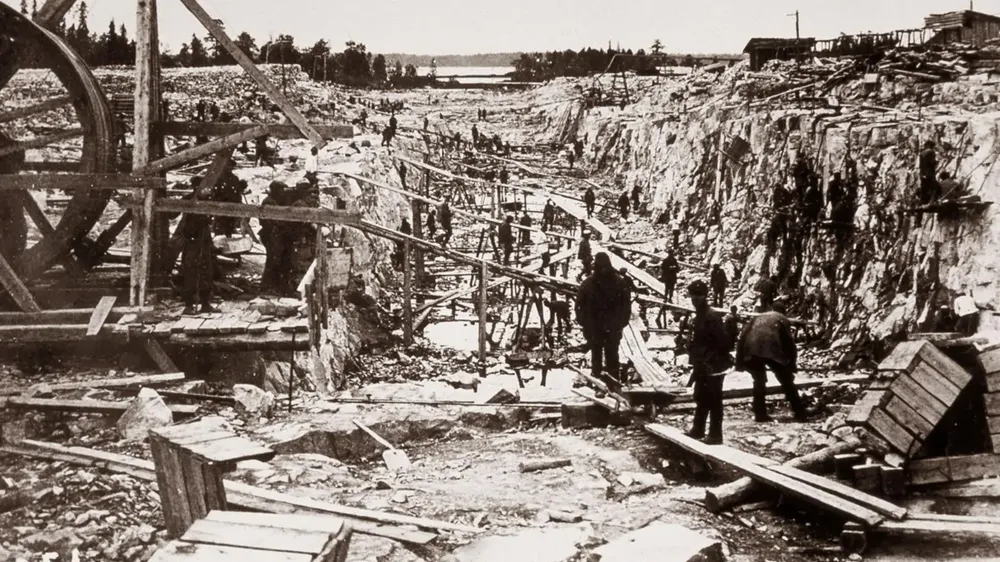
#> input picture test/1600x900_1596708739583_gulag.webp, 1000 x 562 px, shrunk from 1600 x 900 before the run; its folder holds only this picture in this run
$ python main.py
#> lines starting #> are read from the running program, lines starting #| are printed output that depends on the picture; after the words box and inside, x2 and y2 are one past the last pixel; in counts of white or black regions, pixels touching at a corner belong together
#> further down, input_image is the input picture: shape (562, 1000, 3); mean B, G, R 115, 122.9, 134.3
# Реализация поэлементных операций + линейное контрастирование
# Морфологическая обработка
import math

import cv2
import numpy as np
import os
import matplotlib.pyplot as plot


def add_constant(original_image, value: int):
#> called with value = 13
    image = original_image.copy()
    for x in range(1, image.shape[0] - 1):
        for y in range(1, image.shape[1] - 1):
            image[x, y] += value
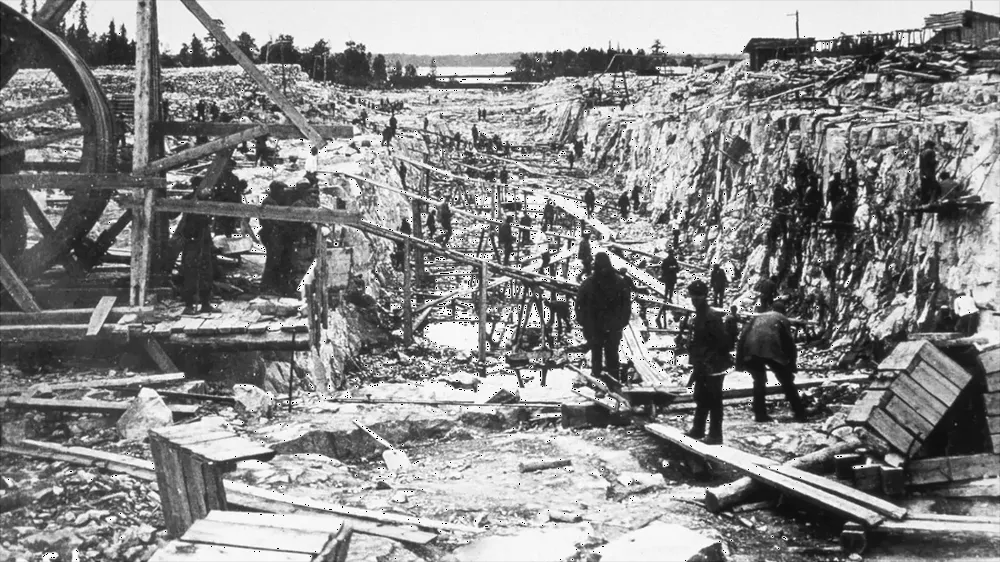
#> image: shape (562, 1000); min 0, max 255, mean 137.6
    print('Оригинал vs Изображение с добавлением константы=' + str(value))
    f, (ax1, ax2) = plot.subplots(1, 2, sharey=True, figsize=(10, 10))
    ax1.imshow(original_image)
    ax2.imshow(image)
    plot.show()
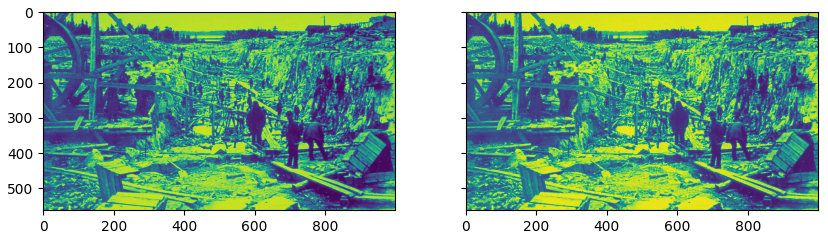
#> figure drawn by matplotlib, 2 panels


def do_negative(original_image):
    image = original_image.copy()
    for x in range(1, image.shape[0] - 1):
        for y in range(1, image.shape[1] - 1):
            image[x, y] = 255 - image[x, y]
    print('Оригинал vs Негатив')
    f, (ax1, ax2) = plot.subplots(1, 2, sharey=True, figsize=(10, 10))
    ax1.imshow(original_image)
    ax2.imshow(image)
    plot.show()


def multiply(original_image, value: float):
#> called with value = 1.2
    image = original_image.copy()
    for x in range(1, image.shape[0] - 1):
        for y in range(1, image.shape[1] - 1):
            image[x, y] = int(value * image[x, y])
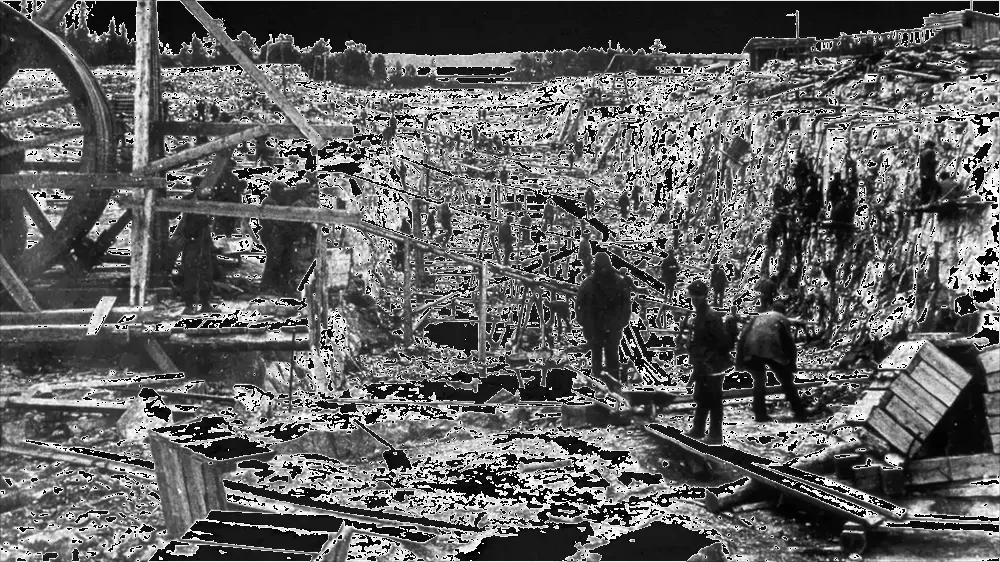
#> image: shape (562, 1000); min 0, max 255, mean 97.9
    print('Оригинал vs Изображение с умножением на константу=' + str(value))
    f, (ax1, ax2) = plot.subplots(1, 2, sharey=True, figsize=(10, 10))
    ax1.imshow(original_image)
    ax2.imshow(image)
    plot.show()
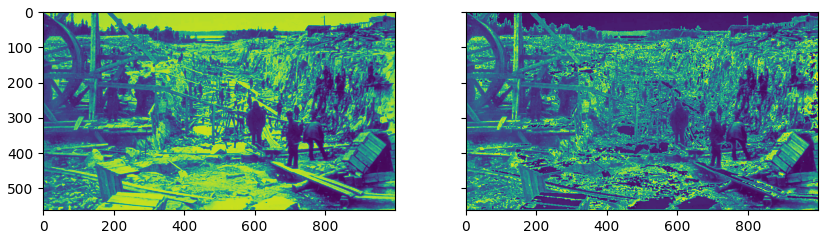
#> figure drawn by matplotlib, 2 panels


def pow(original_image, value: float):
#> called with value = 0.5
    image = original_image.copy()
    max_f = np.matrix(original_image).max()
#> max_f = 255
    for x in range(1, image.shape[0] - 1):
        for y in range(1, image.shape[1] - 1):
            image[x, y] = int(255 * (image[x, y] / max_f) ** value)
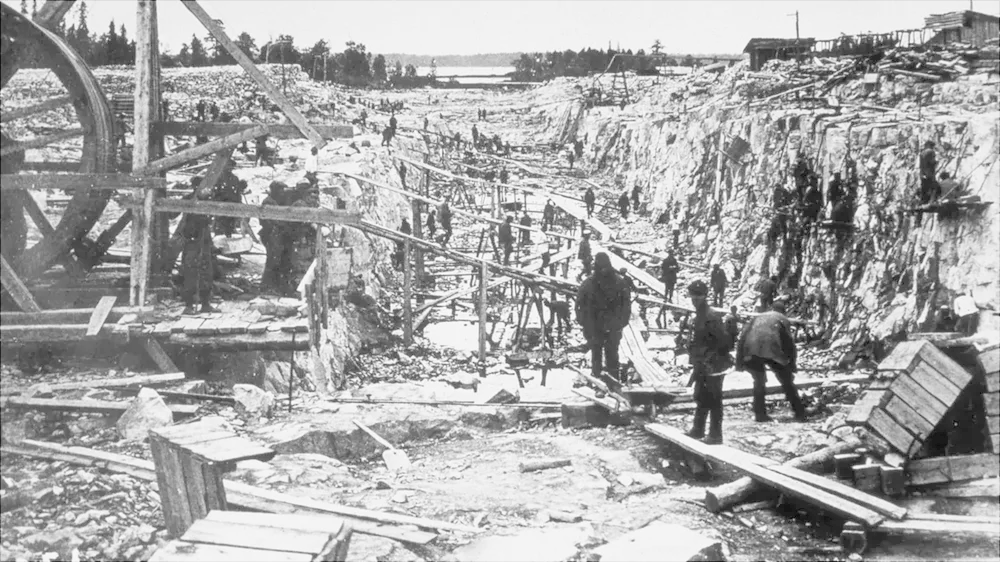
#> image: shape (562, 1000); min 0, max 255, mean 168.3
    print('Оригинал vs Изображение в степени=' + str(value))
    f, (ax1, ax2) = plot.subplots(1, 2, sharey=True, figsize=(10, 10))
    ax1.imshow(original_image)
    ax2.imshow(image)
    plot.show()


def log(original_image):
    image = original_image.copy()
    max_f = np.matrix(original_image).max()
#> max_f = 255
    for x in range(1, image.shape[0] - 1):
        for y in range(1, image.shape[1] - 1):
            image[x, y] = int(255 * (math.log(1 + image[x, y]) / math.log(1 + max_f)))
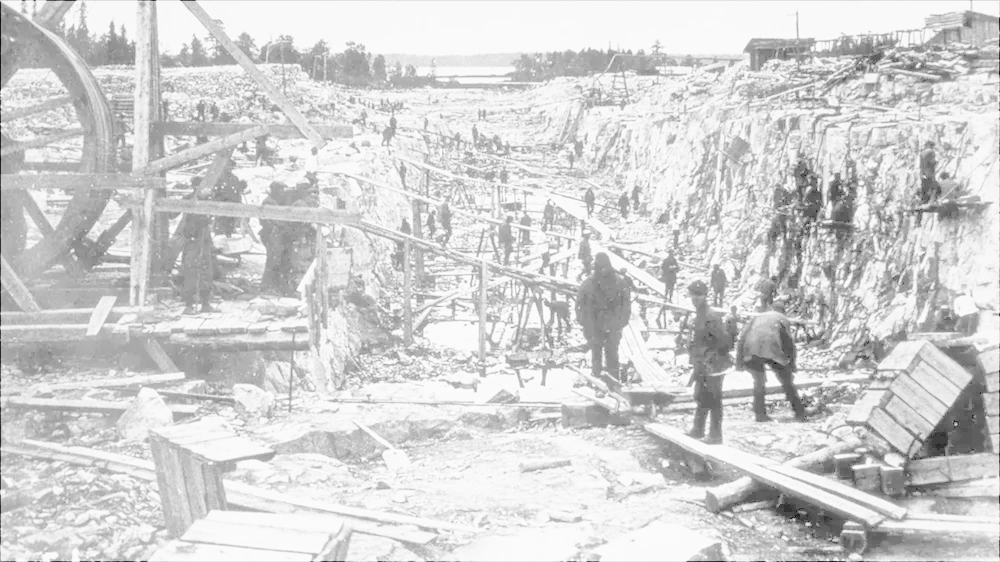
#> image: shape (562, 1000); min 0, max 255, mean 210.1
    print('Оригинал vs Логарифм')
    f, (ax1, ax2) = plot.subplots(1, 2, sharey=True, figsize=(10, 10))
    ax1.imshow(original_image)
    ax2.imshow(image)
    plot.show()


def linear_contr(original_image):
    image = original_image.copy()
    max_f = np.matrix(original_image).max()
#> max_f = 255
    min_f = np.matrix(original_image).min()
#> min_f = 0
    for x in range(1, image.shape[0] - 1):
        for y in range(1, image.shape[1] - 1):
            image[x, y] = int(255 / (max_f - min_f) * (image[x, y] - min_f))
    print('Оригинал vs Линейное контрастирование')
    f, (ax1, ax2) = plot.subplots(1, 2, sharey=True, figsize=(10, 10))
    ax1.imshow(original_image)
    ax2.imshow(image)
    plot.show()


def morphological_processing(original_image, structural_element: str):
    kernel = np.array([1, 1, 1])
    if structural_element == 'central':
        kernel = np.ones((3, 3), np.uint8)
    elif structural_element == 'vertical':
        kernel = np.array([[1], [1], [1]])
    eroded = original_image.copy()
    cv2.erode(src=eroded, kernel=kernel)
    dilateted = original_image.copy()
    cv2.dilate(src=dilateted, kernel=kernel)
    opened = original_image.copy()
    cv2.dilate(cv2.erode(src=opened, kernel=kernel), kernel=kernel)
    closed = original_image.copy()
    cv2.erode(cv2.dilate(src=closed, kernel=kernel), kernel=kernel)
    f, (ax1, ax2, ax3, ax4, ax5) = plot.subplots(1, 5, sharey=True, figsize=(20, 20))
    ax1.imshow(original_image)
    ax2.imshow(eroded)
    ax3.imshow(dilateted)
    ax4.imshow(opened)
    ax5.imshow(closed)
    plot.show()


# def dilation():
#
# def opening():
#
# def closing():

# Press the green button in the gutter to run the script.
if __name__ == '__main__':
    img_dir = 'test/'
    for root, dirs, files in os.walk(img_dir):
        for file in files:
            input_image = cv2.imread(img_dir + file)
            gray_image = cv2.cvtColor(input_image, cv2.COLOR_BGR2GRAY)
            add_constant(gray_image, 13)
            multiply(gray_image, 1.2)
            pow(gray_image, 0.5)
            log(gray_image)
            linear_contr(gray_image)
            (thresh, blackAndWhiteImage) = cv2.threshold(gray_image, 127, 255, cv2.THRESH_BINARY)
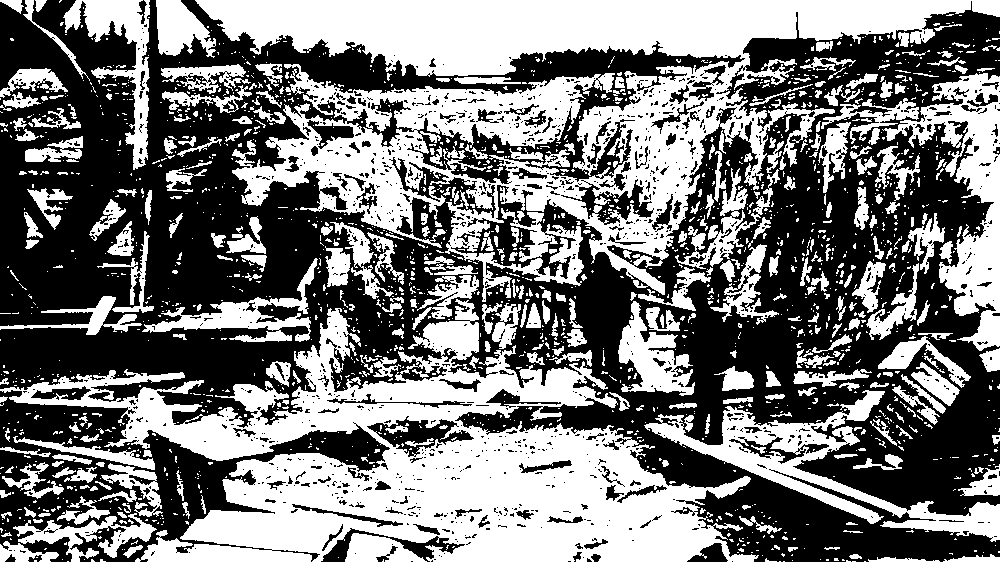
#> blackAndWhiteImage: shape (562, 1000); 47.1% white; 1856 white regions (1496 under 20 px), largest, box (x1, y1, x2, y2) and area: (195, 0, 1000, 302) 85664, (0, 299, 759, 562) 76872, (644, 390, 1000, 542) 10859
#> (the run stopped early here; a loop or call above may not have finished)

$ run again, on test/q_HQiVt45BA.jpg
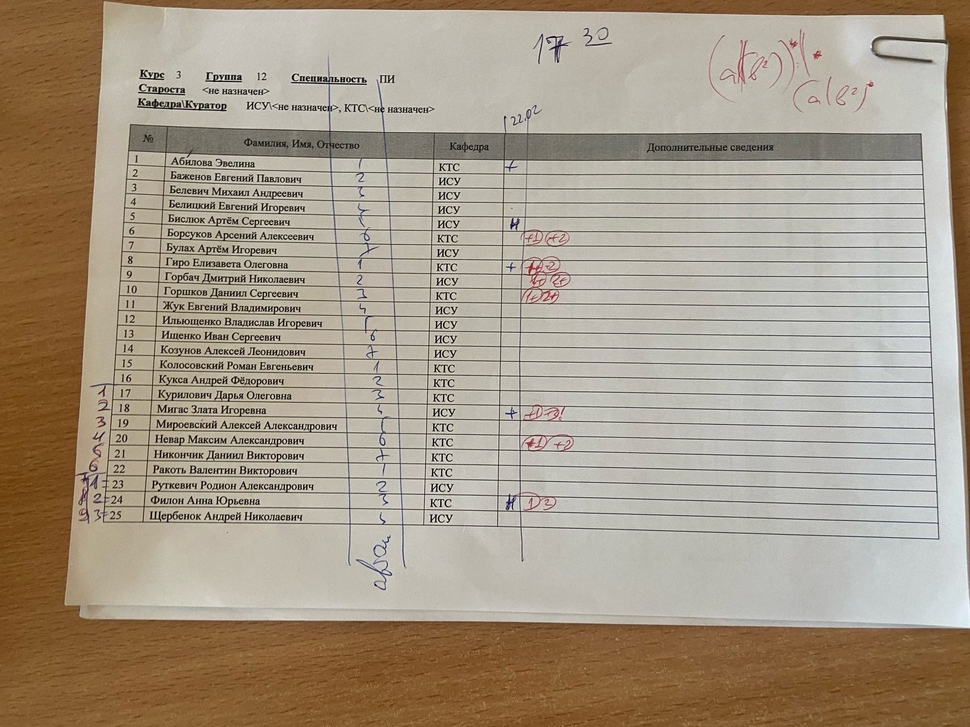
#> input picture test/q_HQiVt45BA.jpg, 970 x 727 px, shrunk from 1920 x 1440 before the run
#> input_image is the input picture: shape (727, 970, 3); mean B, G, R 136.2, 153.9, 166.7
#> in pow, `max_f = np.matrix(original_image).max()`: max_f = 254
#> after the loop in log, `for x in range(1, image.shape[0] - 1):`:
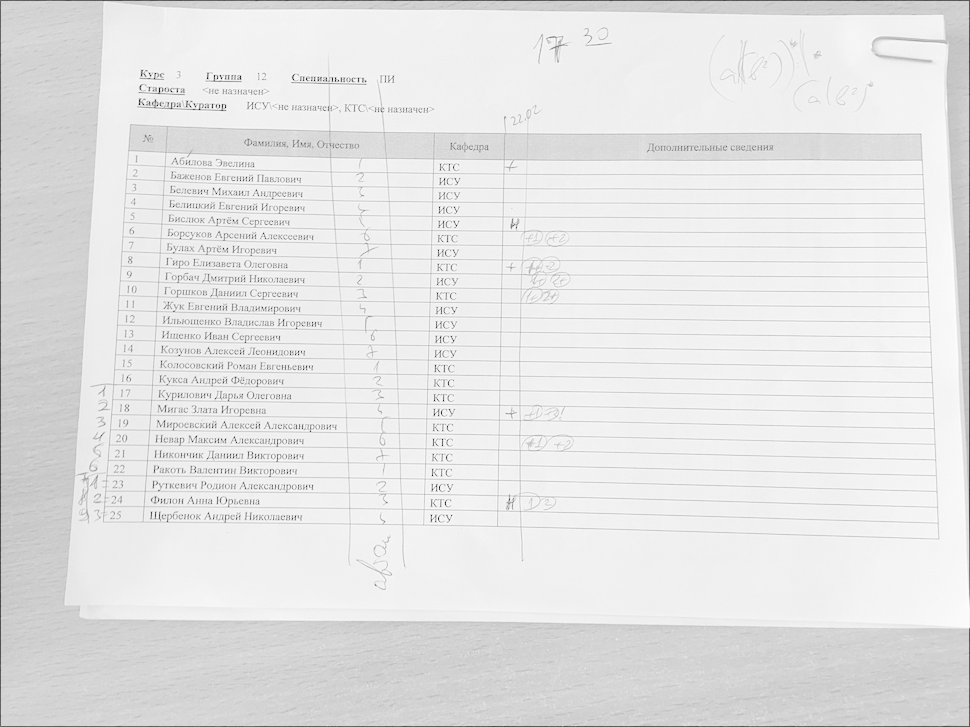
#> image: shape (727, 970); min 0, max 255, mean 228.9
#> min_f = 0
#> `(thresh, blackAndWhiteImage) = cv2.threshold(gray_image, 127, 255, cv2..`:
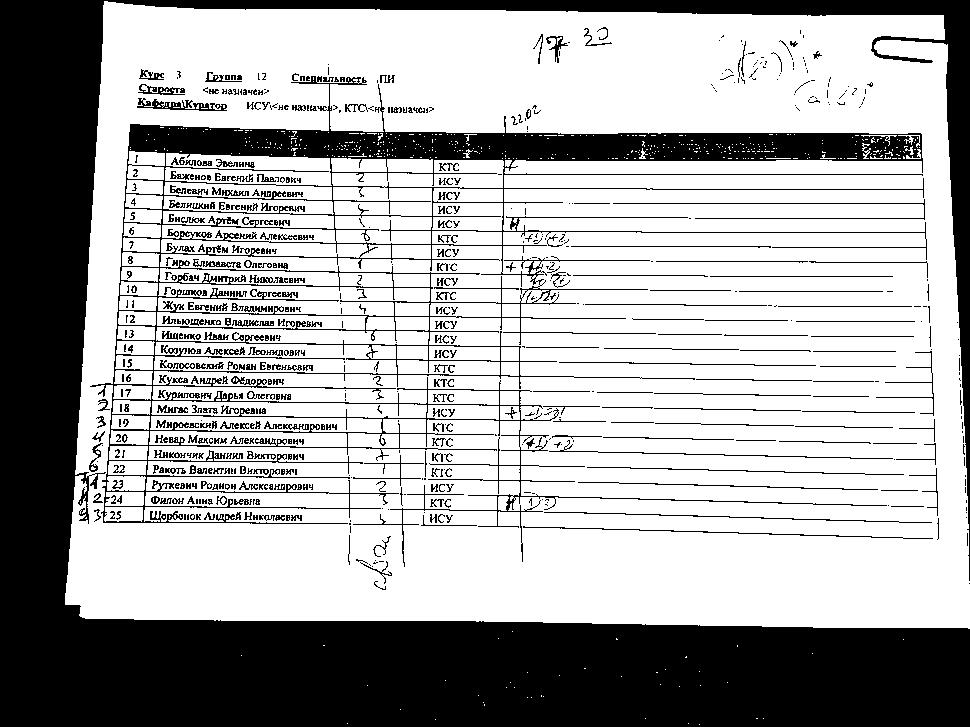
#> blackAndWhiteImage: shape (727, 970); 66.5% white; 700 black regions (319 under 20 px), largest, box (x1, y1, x2, y2) and area: (0, 0, 970, 727) 171707, (90, 76, 927, 567) 41178, (613, 199, 925, 220) 562
